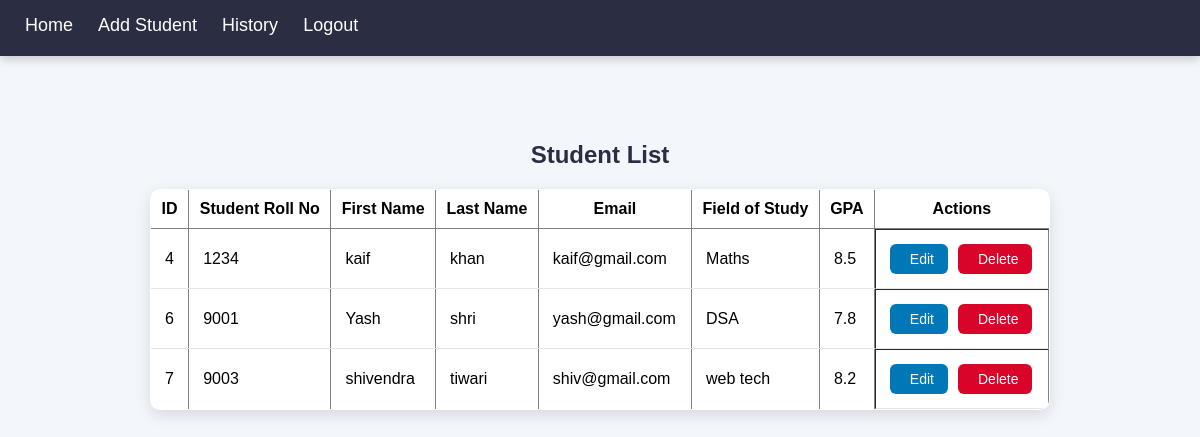
/students/index/ (signed in), run on the app's committed database.
### students/models.py (models this page shows, shortened)
class Student(models.Model):
    student_number = models.PositiveIntegerField()
    first_name = models.CharField(max_length=50)
    last_name = models.CharField(max_length=50)
    email = models.EmailField(max_length=100)
    field_of_study = models.CharField(max_length=50)
    gpa = models.FloatField()

### students/views.py (the view)
# urls.py: path("index/", views.index, name="index"),
@login_required
def index(request):
    students = Student.objects.all()
    return render(request, "index.html", {"students": students})

### students/templates/index.html (shortened to what this page needs)
{% extends "main.html" %}
{% block content %}
<h2>Student List</h2>
<table border="1" cellpadding="10" width="100%">
    <tr>
        <th>ID</th>
        <th>Student Roll No</th>
        <th>First Name</th>
        <th>Last Name</th>
        <th>Email</th>
        <th>Field of Study</th>
        <th>GPA</th>
        <th>Actions</th>
    </tr>
    {% for s in students %}
    <tr>
        <td>{{ s.id }}</td>
        <td>{{ s.student_number }}</td>
        <td>{{ s.first_name }}</td>
        <td>{{ s.last_name }}</td>
        <td>{{ s.email }}</td>
        <td>{{ s.field_of_study }}</td>
        <td>{{ s.gpa }}</td>
        <td class="action-buttons">
            <a class="btn btn-edit" href="{% url 'edit' s.id %}">
                 Edit
            </a>
            <a class="btn btn-delete" href="{% url 'delete' s.id %}"
              onclick="return confirm('Delete this student?');">
                 Delete
            </a>
        </td>
    </tr>
    {% endfor %}
</table>
{% endblock %}

### templates/main.html (shortened to what this page needs)
{% load static %}
<!DOCTYPE html>
<html>
<head>
    <link rel="stylesheet" href="{% static 'style.css' %}">
    <link rel="stylesheet" href="{% static 'auths.css' %}">
</head>
<body>
    <nav>
    {% if user.is_authenticated %}
    <a href="{% url 'index' %}">Home</a>
    <a href="{% url 'add' %}">Add Student</a>
    <a href="{% url 'history' %}">History</a>
    <a href="{% url 'logout' %}">Logout</a>
    {% else %}
    <a href="{% url 'login' %}">Login</a>
    <a href="{% url 'register' %}">Register</a>
    {% endif %}
    </nav>
    <div class="container">
        {% block content %}
        {% endblock %}
    </div>
</body>
</html>

### static/style.css (style rules this page uses)
body { margin: 0; font-family: "Poppins", sans-serif; background: #f3f6fa; }
nav { background: #2b2d42; padding: 15px 25px; display: flex; gap: 25px; box-shadow: 0px 3px 10px rgba(0,0,0,0.2); }
nav a { color: #fff; text-decoration: none; font-size: 18px; padding-bottom: 3px; border-bottom: 2px solid transparent; transition: 0.3s ease-in-out; }
.container { max-width: 900px; margin: 40px auto; padding: 25px; }
h2 { text-align: center; color: #2b2d42; margin-bottom: 20px; font-weight: 600; }
table { width: 100%; border-collapse: collapse; background: #fff; border-radius: 10px; overflow: hidden; box-shadow: 0px 5px 16px rgba(0,0,0,0.12); }
tbody td { padding: 14px; border-bottom: 1px solid #e5e5e5; }
.action-buttons { display: flex; gap: 10px; }
.btn { padding: 7px 14px; border-radius: 6px; font-size: 14px; color: #fff; text-decoration: none; font-weight: 500; transition: 0.2s ease-in-out; display: inline-flex; align-items: center; gap: 6px; }
.btn-edit { background: #0077b6; }
.btn-delete { background: #d90429; }

### data on the page
Student: id "4", student_number "1234", first_name "kaif", last_name "khan", email "kaif@gmail.com", field_of_study "Maths", gpa "8.5"
Student: id "6", student_number "9001", first_name "Yash", last_name "shri", email "yash@gmail.com", field_of_study "DSA", gpa "7.8"
Student: id "7", student_number "9003", first_name "shivendra", last_name "tiwari", email "shiv@gmail.com", field_of_study "web tech", gpa "8.2"
